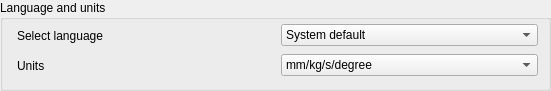
   <widget class="QGroupBox" name="groupBox">
    <property name="geometry">
     <rect>
      <x>20</x>
      <y>210</y>
      <width>551</width>
      <height>91</height>
     </rect>
    </property>
    <property name="title">
     <string>Language and units</string>
    </property>
    <widget class="QWidget" name="layoutWidget">
     <property name="geometry">
      <rect>
       <x>17</x>
       <y>20</y>
       <width>521</width>
       <height>31</height>
      </rect>
     </property>
     <layout class="QHBoxLayout" name="horizontalLayout_2">
      <item>
       <widget class="QLabel" name="label_2">
        <property name="text">
         <string>Select language</string>
        </property>
       </widget>
      </item>
      <item>
       <widget class="QComboBox" name="comboBox_6">
        <property name="sizeAdjustPolicy">
         <enum>QComboBox::AdjustToContents</enum>
        </property>
        <item>
         <property name="text">
          <string>System default</string>
         </property>
        </item>
        <item>
         <property name="text">
          <string>English</string>
         </property>
        </item>
        <item>
         <property name="text">
          <string>Nederlands</string>
         </property>
        </item>
        <item>
         <property name="text">
          <string>Français</string>
         </property>
        </item>
       </widget>
      </item>
     </layout>
    </widget>
    <widget class="QWidget" name="layoutWidget_4">
     <property name="geometry">
      <rect>
       <x>17</x>
       <y>50</y>
       <width>521</width>
       <height>31</height>
      </rect>
     </property>
     <layout class="QHBoxLayout" name="horizontalLayout_5">
      <item>
       <widget class="QLabel" name="label_5">
        <property name="text">
         <string>Units</string>
        </property>
       </widget>
      </item>
      <item>
       <widget class="QComboBox" name="comboBox_9">
        <item>
         <property name="text">
          <string>mm/kg/s/degree</string>
         </property>
        </item>
        <item>
         <property name="text">
          <string>BodyParts aka Imperial</string>
         </property>
        </item>
       </widget>
      </item>
     </layout>
    </widget>
   </widget>
